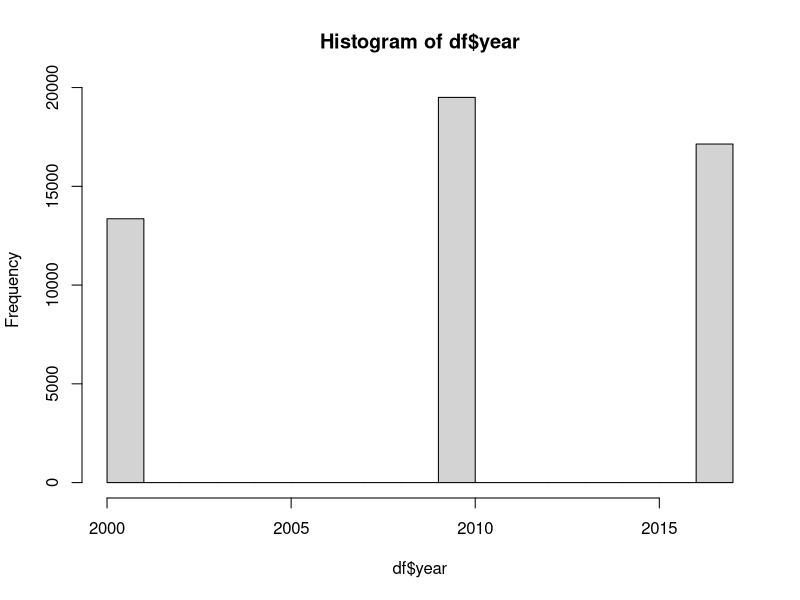
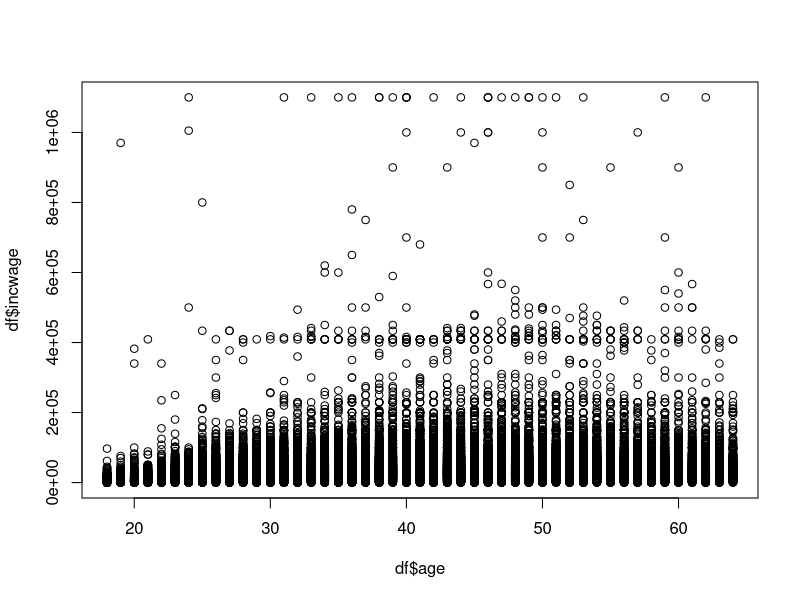
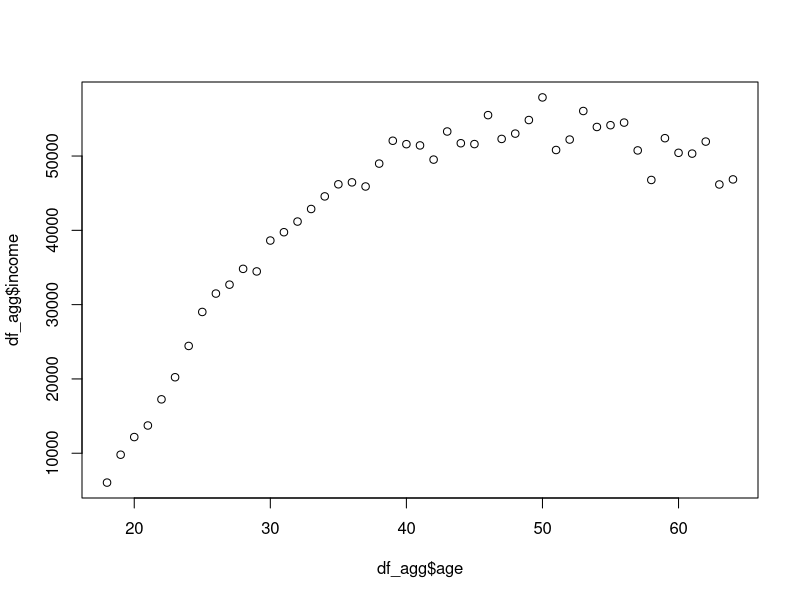
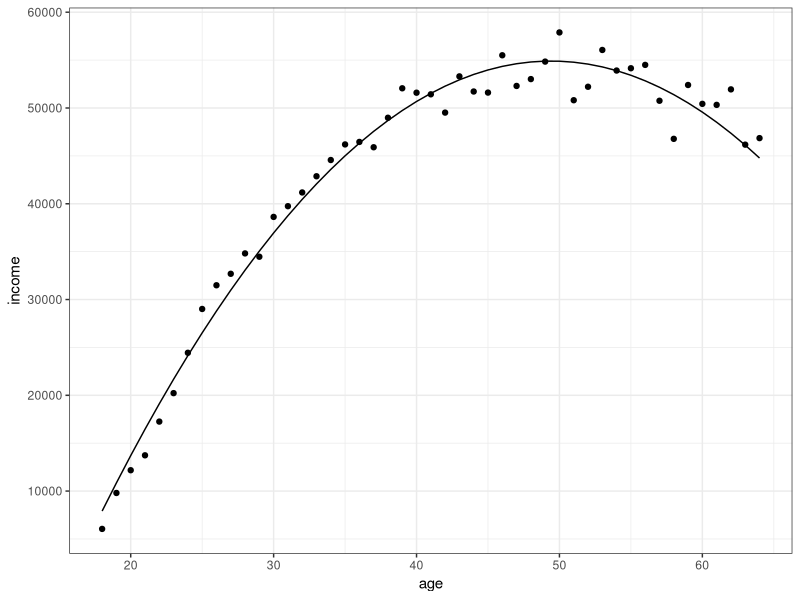

Reproduce these figures in R, in order.
## ---- chunk 1
knitr::opts_chunk$set(echo = TRUE)
knitr::opts_chunk$set(warning = FALSE, message = FALSE) 
## ---- chunk 2
1+1
exp(2)
factorial(5)
## ---- chunk 3
x <- 5
y <- x + 1
print(y)
## ---- chunk 4
x <- c(1,2,3)
x+1
y <- 1:10
y^2
## ---- chunk 5
A <- matrix(c(1,3,2,4),2,2)
B <- matrix(c(1,2,3,4),2,2)
A%*%B
solve(A)
## ---- chunk 6
#getwd()
#setwd("C:/Users")
#getwd()
#setwd("..")
#getwd()
## ---- chunk 7
df <- read.csv("../data/cps_sample.csv")
nrow(df)
ncol(df)
names(df)
## ---- chunk 8
length(df$year)
class(df$year)
## ---- chunk 9
summary(df$year)
## ---- chunk 10
table(df$year)
## ---- chunk 11
hist(df$year)
## ---- chunk 12
class(df$statefip)
## ---- chunk 13
length(unique(df$statefip))
## ---- chunk 14
table(df$statefip)
## ---- chunk 15
head(rev(sort(table(df$statefip))))
## ---- chunk 16
df$statefip |>
  table() |>
  sort() |>
  rev() |>
  head()

## ---- chunk 17
sapply(df,class)
## ---- chunk 18
lapply(df,summary)
## ---- chunk 19
mean(df$incwage)
sd(df$incwage)
## ---- chunk 20
mu <- sum(df$incwage)/length(df$incwage)
se <- (df$incwage-mu)^2
s2 <- mean(se)
s <- sqrt(s2)
mu
s
## ---- chunk 21
(s/sd(df$incwage))^2 == 49999/50000
## ---- chunk 22
plot(df$age,df$incwage)
## ---- chunk 23
m <- lm(data=df,incwage ~ age)
summary(m)
## ---- chunk 24
#install.packages('dplyr')
library(dplyr)

df_agg <- df %>%
  group_by(age) %>%
  summarise(income=mean(incwage),n=n())

df_agg
## ---- chunk 25
plot(df_agg$age,df_agg$income)
## ---- chunk 26
df <- df %>%
  mutate(predicted = predict(m,df)) %>%
  mutate(residual = incwage-predicted)
## ---- chunk 27
library(ggplot2)
df <- df %>% 
  mutate(age2 = age^2)
m_quadratic <- lm(data=df,incwage ~ age + age2)
df <- df %>%
  mutate(predicted_quadratic = predict(m_quadratic,df)) %>%
  mutate(residual_quadratic = incwage-predicted_quadratic)

df_quadratic <- df %>% 
  group_by(age) %>%
  summarize(income=mean(incwage),predicted=mean(predicted_quadratic))

ggplot(data=df_quadratic,aes(x=age,y=income)) +
  geom_point() +
  geom_line(aes(x=age,y=predicted)) +
  theme_bw()
